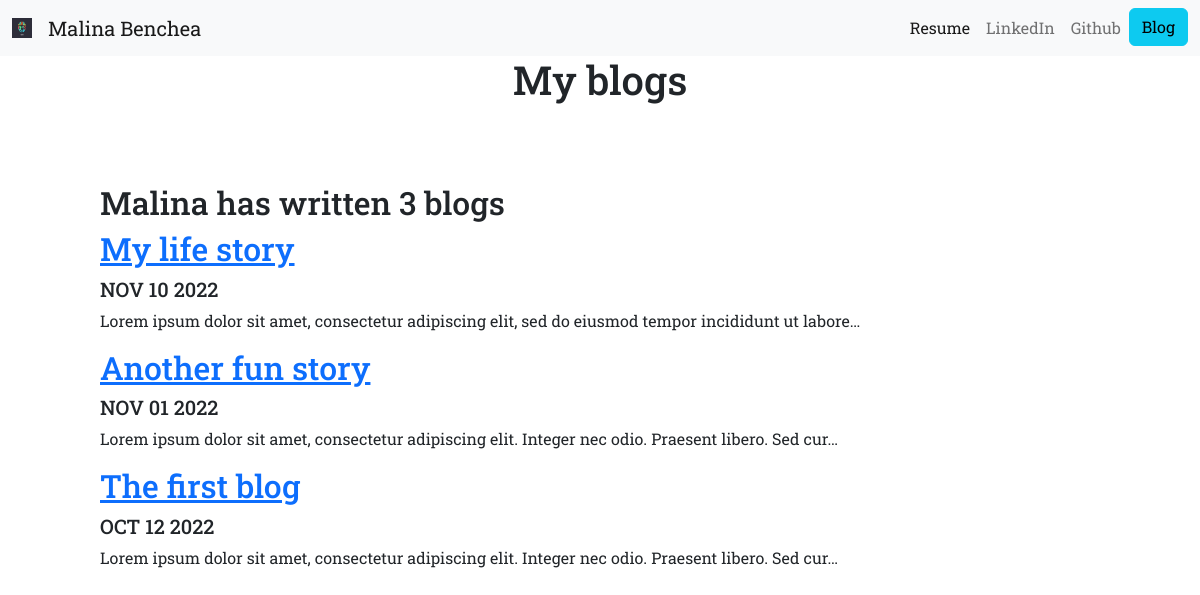
Screenshot of /blog/ with the database file from the repository.
### blog/models.py (models this page shows, shortened)
class Blog(models.Model):
    title = models.CharField(max_length=100)
    description = models.TextField(max_length=5000)
    date = models.DateField(max_length=20)

### blog/views.py (the view)
# urls.py: path('', views.all_blogs, name='all_blogs'),
def all_blogs(request):
    blogs = Blog.objects.order_by('-date')
    return render(request, 'blog/all_blogs.html', {'blogs':blogs})

### blog/templates/blog/all_blogs.html (shortened to what this page needs)
{% extends 'portfolio/base.html'%}
{% block content %}
<div class="text-center">
  <h1>My blogs</h1>
</div>
<div class="all_blogs_text">
  <h2>Malina has written {{ blogs.count }} blog{{ blogs.count|pluralize }}</h2>
  {% for blog in blogs %}
  <a href="{% url 'blog:detail' blog.id %}"><h2>{{ blog.title }}</h2></a>
  <h5>{{ blog.date|date:'M d Y'|upper }}</h5>
  <p>{{ blog.description|striptags|truncatechars:100 }}</p>
  {% endfor %}
  {% endblock %}

### portfolio/templates/portfolio/base.html (shortened to what this page needs)
<!doctype html>
<html lang="en">
  <head>
    <link rel="stylesheet" href="https://cdn.jsdelivr.net/npm/bootstrap@5.2.2/dist/css/bootstrap.rtl.min.css">
    {% load static %}
    <link rel="stylesheet" href="{% static "portfolio/style.css" %}">
  </head>
  <body>
    <nav class="navbar navbar-expand-lg bg-light">
      <div class="container-fluid">
       <img src="{% static "portfolio/logo.png" %}" width="20" height="20" alt="">
        <a class="navbar-brand" href="{% url 'home' %}">Malina Benchea</a>
        <div class="collapse navbar-collapse" id="navbarSupportedContent">
          <ul class="navbar-nav me-auto mb-2 mb-lg-0">
            <li class="nav-item">
              <a class="nav-link active" aria-current="page" href="{% static 'portfolio/My Resume.pdf' %}">Resume</a>
            </li>
            <li class="nav-item">
              <a class="nav-link" href="https://www.linkedin.com/in/malina-benchea-27b2b417b/" target="_blank">LinkedIn</a>
            <li class="nav-item">
              <a class="nav-link" href="https://github.com/LauraMalinaBenchea" target="_blank">Github</a>
            </li>
            <li>
              <form class="form-inline">
                <a class="btn btn-info" href="{% url 'blog:all_blogs' %}" role="button">Blog</a>
              </form>
            </li>
          </ul>
        </div>
      </div>
    </nav>
    <nav>
      {% block content %}{% endblock %}
    </nav>
  </body>

### portfolio/static/portfolio/style.css (style rules this page uses)
body { font-family: 'Roboto Slab', serif; }
.all_blogs_text { margin-top: 80px; margin-bottom: 80px; margin-right: 150px; margin-left: 100px; }

### rows the page displays
Blog: title "My life story", date "NOV 10 2022", description "Lorem ipsum dolor sit amet, consectetur adipiscing elit, sed do eiusmod tempor incididunt ut labore…"
Blog: title "Another fun story", date "NOV 01 2022", description "Lorem ipsum dolor sit amet, consectetur adipiscing elit. Integer nec odio. Praesent libero. Sed cur…"
Blog: title "The first blog", date "OCT 12 2022", description "Lorem ipsum dolor sit amet, consectetur adipiscing elit. Integer nec odio. Praesent libero. Sed cur…"

### other values shown
{{ blogs.count }} "3"
